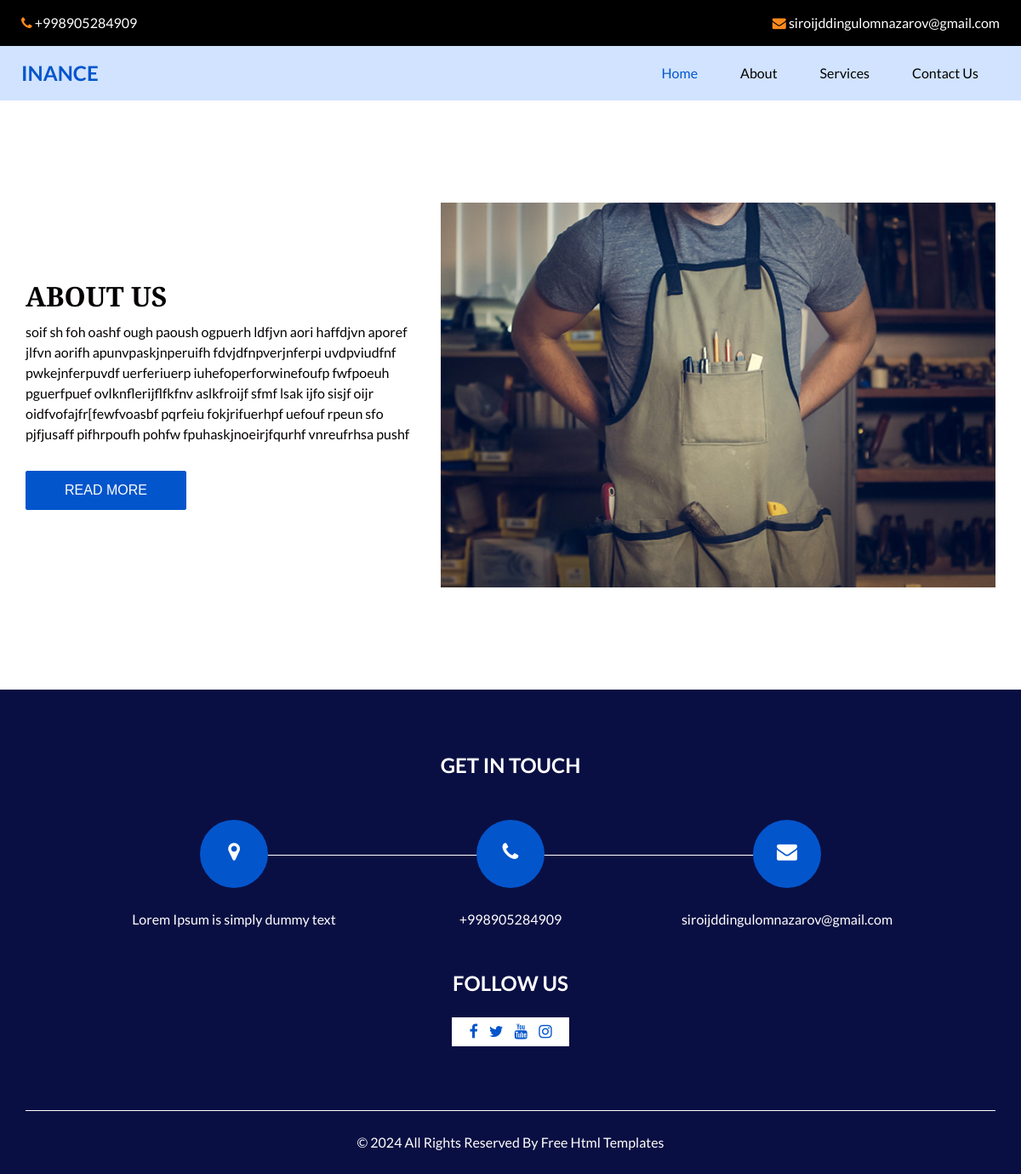
The page /about/ on the database its author committed.
### main/models.py (models this page shows, shortened)
class Info(models.Model):
    phone = models.CharField(max_length=100)
    email = models.EmailField()
    instagram = models.URLField()
    facebook = models.URLField()
    youtube = models.URLField()
    twitter = models.URLField()

class About(models.Model):
    image = models.ImageField(upload_to='media/about')
    title = models.CharField(max_length=200)
    text = models.TextField()

### main/views.py (the view)
# urls.py: path('about/', about_view, name='about'),
def about_view(request):
    context = {
        'about' : About.objects.first(),
        'info' : Info.objects.first(),
    }
    return render(request, 'about.html', context)

### templates/about.html (shortened to what this page needs)
{% load static %}
<!DOCTYPE html>
<html>
<head>
  <link rel="stylesheet" type="text/css" href="https://cdnjs.cloudflare.com/ajax/libs/OwlCarousel2/2.3.4/assets/owl.carousel.min.css" />
  <link rel="stylesheet" type="text/css" href="{% static 'css/bootstrap.css' %}" />
  <link rel="stylesheet" type="text/css" href="{% static 'css/font-awesome.min.css' %}" />
  <link href="{% static 'css/style.css' %}" rel="stylesheet" />
  <link href="{% static 'css/responsive.css' %}" rel="stylesheet" />
</head>
<body>
  <div class="hero_area">
    <header class="header_section">
      <div class="header_top">
        <div class="container-fluid">
          <div class="contact_nav">
            <a href="">
              <i class="fa fa-phone" aria-hidden="true"></i>
              <span>
                {{ info.phone }}
              </span>
            </a>
            <a href="">
              <i class="fa fa-envelope" aria-hidden="true"></i>
              <span>
                {{ info.email }}
              </span>
            </a>
          </div>
        </div>
      </div>
      <div class="header_bottom">
        <div class="container-fluid">
          <nav class="navbar navbar-expand-lg custom_nav-container ">
            <a class="navbar-brand" href="{% url 'index' %}">
              <span>
                Inance
              </span>
            </a>
            <div class="collapse navbar-collapse" id="navbarSupportedContent">
              <ul class="navbar-nav ">
                <li class="nav-item active">
                  <a class="nav-link" href="{% url 'index' %}">Home <span class="sr-only">(current)</span></a>
                </li>
                <li class="nav-item">
                  <a class="nav-link" href="{% url 'about' %}"> About</a>
                </li>
                <li class="nav-item">
                  <a class="nav-link" href="{% url 'services' %}">Services</a>
                </li>
                <li class="nav-item">
                  <a class="nav-link" href="{% url 'contact' %}">Contact Us</a>
                </li>
              </ul>
            </div>
          </nav>
        </div>
      </div>
    </header>
  </div>
  <section class="about_section layout_padding">
    <div class="container">
      <div class="row">
        <div class="col-lg-5 col-md-6">
          <div class="detail-box">
            <h2>
              {{ about.title }}
            </h2>
            <p>
              {{ about.text }}
            </p>
            <a href="">
              Read More
            </a>
          </div>
        </div>
        <div class="col-lg-7 col-md-6">
          <div class="img-box">
            <img src="{{ about.image.url }}" alt="">
          </div>
        </div>
      </div>
    </div>
  </section>
  <section class="info_section ">
    <div class="container">
      <h4>
        Get In Touch
      </h4>
      <div class="row">
        <div class="col-lg-10 mx-auto">
          <div class="info_items">
            <div class="row">
              <div class="col-md-4">
                <a href="">
                  <div class="item ">
                    <div class="img-box ">
                      <i class="fa fa-map-marker" aria-hidden="true"></i>
                    </div>
                    <p>
                      Lorem Ipsum is simply dummy text
                    </p>
                  </div>
                </a>
              </div>
              <div class="col-md-4">
                <a href="">
                  <div class="item ">
                    <div class="img-box ">
                      <i class="fa fa-phone" aria-hidden="true"></i>
                    </div>
                    <p>
                      {{ info.phone }}
                    </p>
                  </div>
                </a>
              </div>
              <div class="col-md-4">
                <a href="">
                  <div class="item ">
                    <div class="img-box">
                      <i class="fa fa-envelope" aria-hidden="true"></i>
                    </div>
                    <p>
                      {{ info.email }}
                    </p>
                  </div>
                </a>
              </div>
            </div>
          </div>
        </div>
      </div>
    </div>
    <div class="social-box">
      <h4>
        Follow Us
      </h4>
      <div class="box">
        <a href="{{ info.facebook }}">
          <i class="fa fa-facebook" aria-hidden="true"></i>
        </a>
        <a href="{{ info.twitter }}">
          <i class="fa fa-twitter" aria-hidden="true"></i>
        </a>
        <a href="{{ info.youtube }}">
          <i class="fa fa-youtube" aria-hidden="true"></i>
        </a>
        <a href="{{ info.instagram }}">
          <i class="fa fa-instagram" aria-hidden="true"></i>
        </a>
      </div>
    </div>
  </section>
  <footer class="footer_section">
    <div class="container">
      <p>
        &copy; <span id="displayDateYear"></span> All Rights Reserved By
        <a href="https://html.design/">Free Html Templates</a>
      </p>
    </div>
  </footer>
</body>
</html>

### static/css/style.css (style rules this page uses)
body { font-family: 'Lato', sans-serif; color: #040000; }
.layout_padding { padding-top: 120px; padding-bottom: 120px; }
h1, h2 { font-family: 'Merriweather Sans', sans-serif; }
a, a:hover, a:focus { text-decoration: none; }
.hero_area { position: relative; background-color: #d1e3ff; }
.header_section .container-fluid { padding-right: 25px; padding-left: 25px; }
.header_section .header_top { padding: 15px 0; background-color: #000000; }
.header_section .header_top .contact_nav { display: -webkit-box; display: -ms-flexbox; display: flex; -webkit-box-pack: justify; -ms-flex-pack: justify; justify-content: space-between; }
.header_section .header_top .contact_nav a { color: #ffffff; }
.header_section .header_top .contact_nav a i { color: #ff8a1d; }
.header_section .header_bottom { padding: 10px 0; }
.navbar-brand { padding: 0; margin: 0; color: #000000; font-weight: bold; font-size: 24px; font-weight: bold; }
.navbar-brand span { color: #0355cc; text-transform: uppercase; }
.custom_nav-container { padding: 0; }
.custom_nav-container .navbar-nav { margin-left: auto; }
.custom_nav-container .navbar-nav .nav-item .nav-link { padding: 10px 25px; color: #000000; text-align: center; }
.custom_nav-container .navbar-nav .nav-item:hover .nav-link, .custom_nav-container .navbar-nav .nav-item.active .nav-link { color: #0355cc; }
.about_section .row { -webkit-box-align: center; -ms-flex-align: center; align-items: center; }
.about_section .detail-box h2 { text-transform: uppercase; font-weight: bold; }
.about_section .detail-box p { margin-top: 10px; }
.about_section .detail-box a { margin-top: 15px; display: inline-block; font-family: 'Merriweather Sans', sans-serif; text-transform: uppercase; padding: 10px 45px; background-color: #0355cc; border: 1px solid #0355cc; border-radius: 2px; color: #ffffff; }
.about_section .img-box img { width: 100%; }
.info_section { padding: 75px 0; background-color: #0a0f43; text-align: center; color: #fff; }
.info_section h4 { text-transform: uppercase; font-weight: bold; margin-bottom: 25px; }
.info_section .social-box { display: -webkit-box; display: -ms-flexbox; display: flex; -webkit-box-orient: vertical; -webkit-box-direction: normal; -ms-flex-direction: column; flex-direction: column; -webkit-box-align: center; -ms-flex-align: center; align-items: center; margin-top: 25px; }
.info_section .social-box .box { background-color: #ffffff; padding: 5px 15px; }
.info_section a { margin: 0 5px; color: #0355cc; }
.info_section a i { font-size: 18px; }
.info_items a { position: relative; }
.info_items .item { display: -webkit-box; display: -ms-flexbox; display: flex; -webkit-box-orient: vertical; -webkit-box-direction: normal; -ms-flex-direction: column; flex-direction: column; -webkit-box-align: center; -ms-flex-align: center; align-items: center; text-align: center; }
.info_items .item .img-box { width: 80px; height: 80px; border-radius: 100%; background-color: #ffffff; background-repeat: no-repeat; background-position: center; text-align: center; line-height: 80px; background-color: #0355cc; color: #ffffff; }
.info_items .item .img-box i { font-size: 24px; }
.info_items .item p { margin-top: 25px; color: #fff; margin-bottom: 0; background-color: #0a0f43; }
.info_items { position: relative; }
.info_items::before { content: ""; position: absolute; top: 65px; width: 75%; height: 1px; background-color: #fff; left: 50%; -webkit-transform: translateX(-50%); transform: translateX(-50%); }
.footer_section { background-color: #0a0f43; }
.footer_section p { margin: 0; padding: 25px 0; color: #ffffff; text-align: center; border-top: 0.8px solid #ffffff; }
.footer_section a { color: inherit; }

### static/css/responsive.css (style rules this page uses)
@media (min-width: 1200px) { .container { max-width: 1170px; } }

### rows shown on the page
Info: phone "+998905284909", email "siroijddingulomnazarov@gmail.com"
About: title "ABOUT US", text "soif sh foh oashf ough paoush ogpuerh ldfjvn aori haffdjvn aporef jlfvn aorifh apunvpaskjnperuifh fdvjdfnpverjnferpi uvdpviudfnf pwkejnferpuvdf uerferiuerp iuhefoperforwinefoufp fwfpoeuh pguerfpuef ovlknflerijflfkfnv aslkfroijf sfmf lsak ijfo sisjf oijr oidfvofajfr[fewfvoasbf pqrfeiu fokjrifuerhpf uefouf rpeun sfo pjfjusaff pifhrpoufh pohfw fpuhaskjnoeirjfqurhf vnreufrhsa pushf", image (picture)
